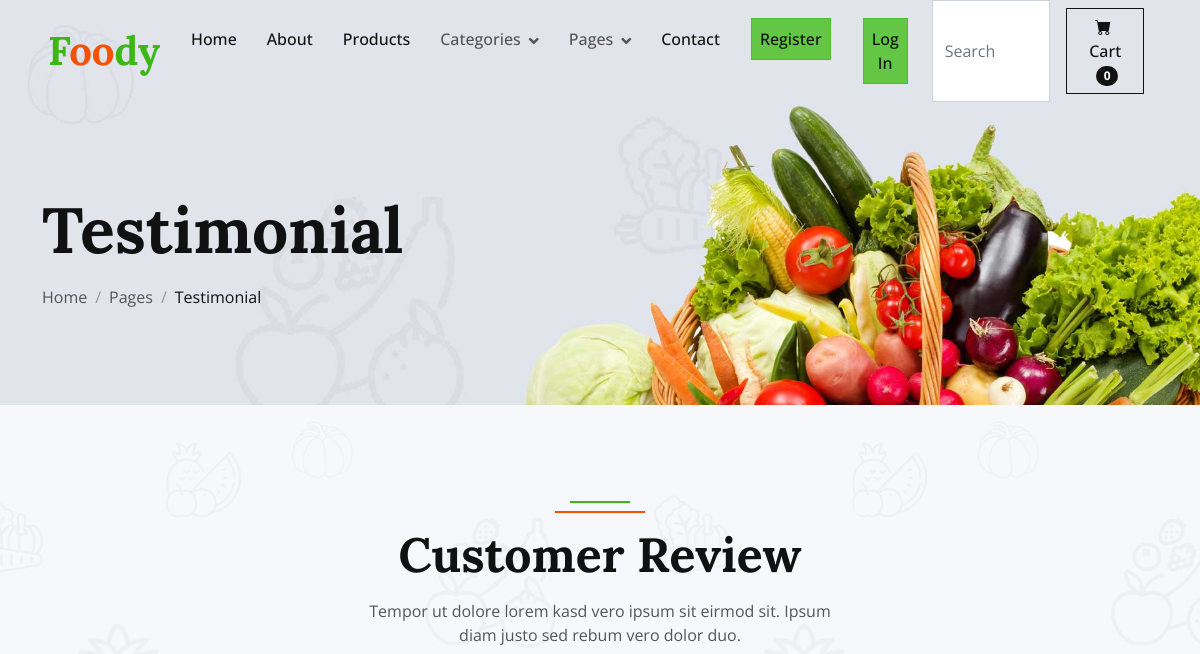
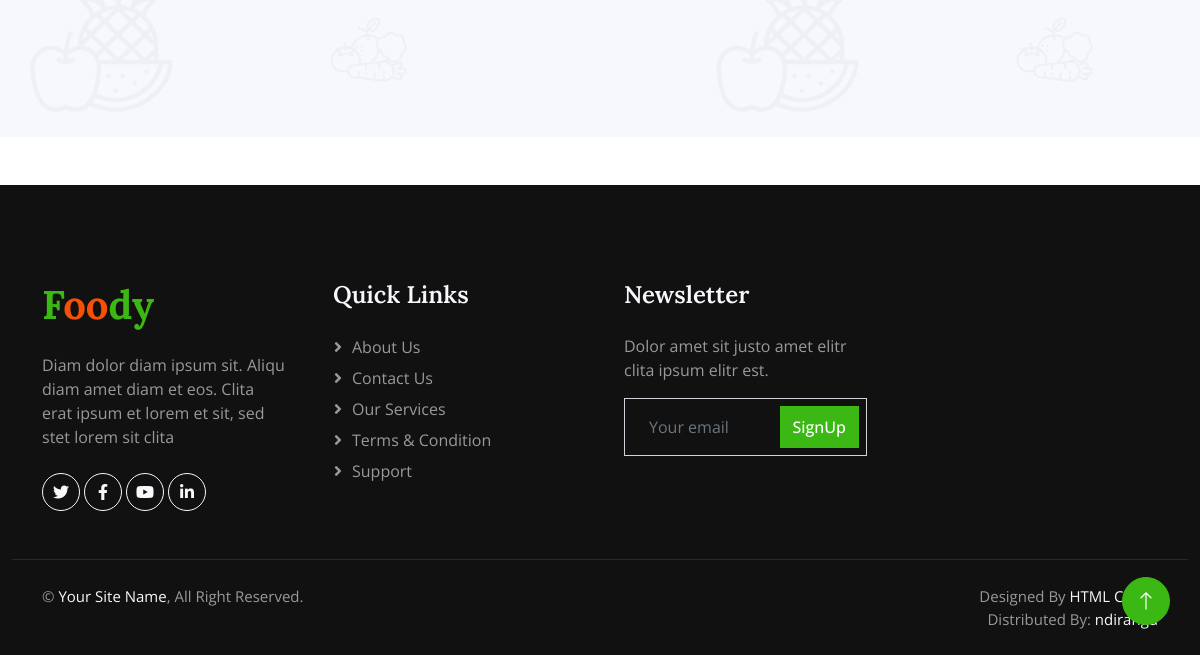
Before: /testimonials/ with the older database file (2 pictures, top to bottom).
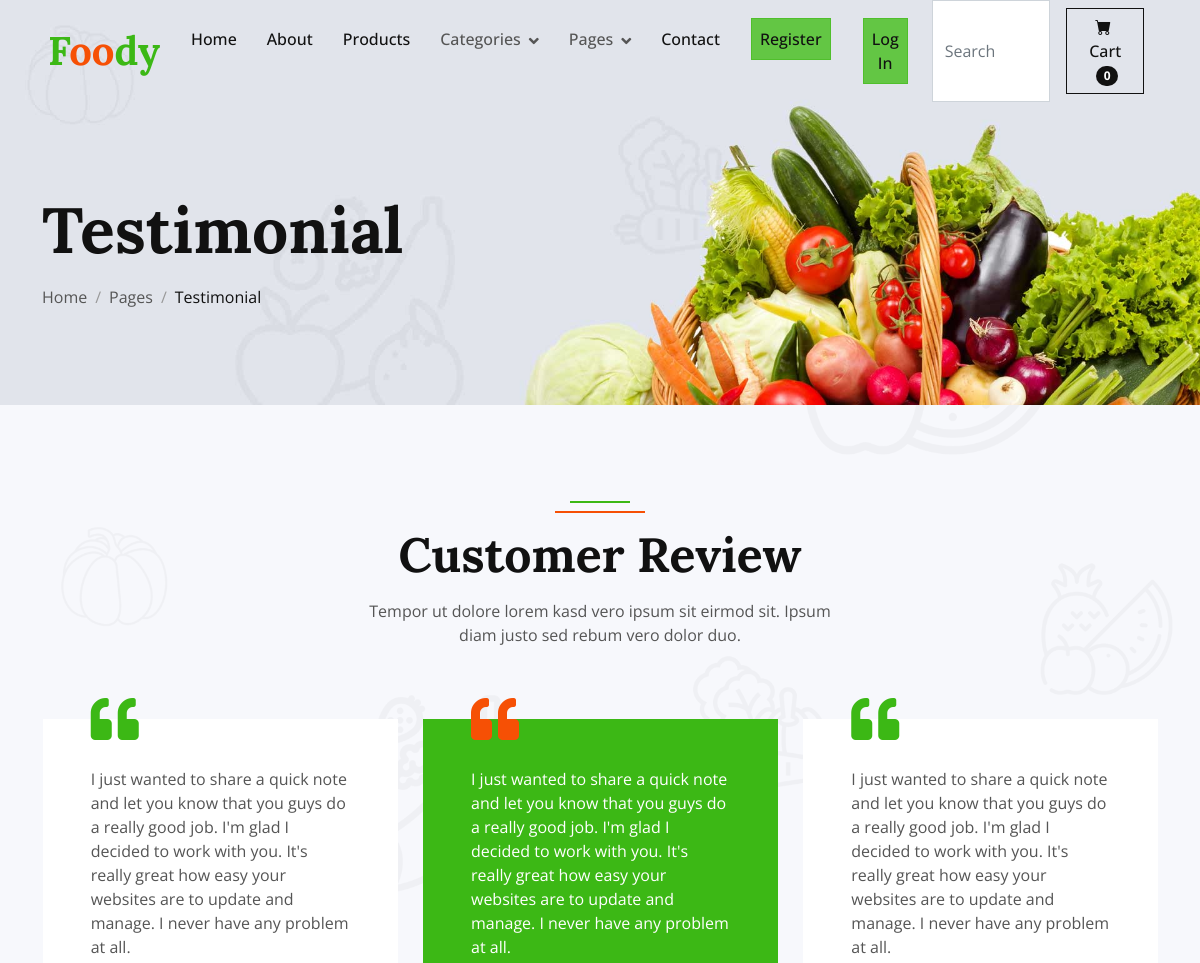
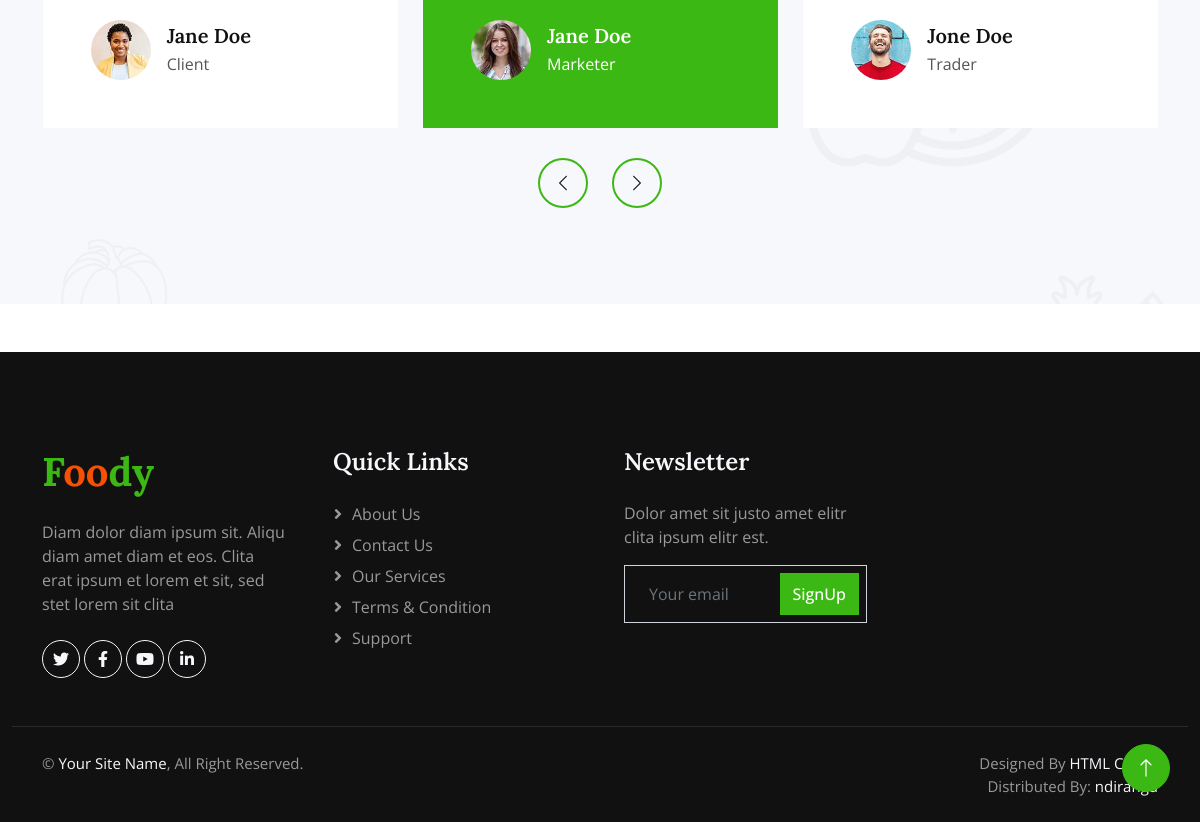
After: the same page with the newer database file (2 pictures, top to bottom).
### Store/models.py (models this page shows, shortened)
class Testimonial(models.Model):
    image = models.ImageField(upload_to='uploads/testimonial', default='uploads/testimonial/testimonial.jpg')
    client_name = models.CharField(blank=False, null=False, max_length=100)
    review = models.CharField(blank=False, null=False, max_length=10000)
    proffession = models.CharField(blank=False, null=True, max_length=10000)

### Store/views.py (the view)
# urls.py: path("testimonials/", views.testimonials, name="testimonials"),
def testimonials(request):
    testimonies = Testimonial.objects.all()
    return render(request, "testimonial.html", {'navbar':'testimonial','testimonies':testimonies})

### Basket/cart.py (called while the page is built)
    def __len__(self):
        return  len(self.cart)

### Basket/context_processor.py (called while the page is built)
def cart(request):
    return {'cart': Cart(request)}

### Store/templates/testimonial.html
{% extends 'layout.html' %}
{% load static %}
{% block body %}
    <div class="container-fluid page-header wow fadeIn" data-wow-delay="0.1s">
        <div class="container">
            <h1 class="display-3 mb-3 animated slideInDown">Testimonial</h1>
            <nav aria-label="breadcrumb animated slideInDown">
                <ol class="breadcrumb mb-0">
                    <li class="breadcrumb-item"><a class="text-body" href="{% url 'Store:home' %}">Home</a></li>
                    <li class="breadcrumb-item"><a class="text-body" href="#">Pages</a></li>
                    <li class="breadcrumb-item text-dark active" aria-current="page">Testimonial</li>
                </ol>
            </nav>
        </div>
    </div>
    <div class="container-fluid bg-light bg-icon py-6">
        <div class="container">
            <div class="section-header text-center mx-auto mb-5 wow fadeInUp" data-wow-delay="0.1s" style="max-width: 500px;">
                <h1 class="display-5 mb-3">Customer Review</h1>
                <p>Tempor ut dolore lorem kasd vero ipsum sit eirmod sit. Ipsum diam justo sed rebum vero dolor duo.</p>
            </div>
            <div class="owl-carousel testimonial-carousel wow fadeInUp" data-wow-delay="0.3s">
                {% for testimony in testimonies %}
                      <div class="testimonial-item position-relative bg-white p-5 mt-4">
                    <i class="fa fa-quote-left fa-3x text-primary position-absolute top-0 start-0 mt-n4 ms-5"></i>
                    <p class="mb-4">{{ testimony.review }}</p>
                    <div class="d-flex align-items-center">
                        <img class="flex-shrink-0 rounded-circle" src="/media/{{ testimony.image }}" alt="">
                        <div class="ms-3">
                            <h5 class="mb-1">{{ testimony.client_name }}</h5>
                            <span>{{ testimony.proffession }}</span>
                        </div>
                    </div>
                </div>
                {% endfor %}
            </div>
        </div>
    </div>
{% endblock %}

Changed rows visible on the page:
added Testimonial: review "I just wanted to share a quick note and let you know that you guys do a really good job. I'm glad I decided to work with you. It's really great how easy your websites are to update and manage. I never have any problem at all.", image (picture), client_name "Jane Doe", proffession "Marketer"
added Testimonial: review "I just wanted to share a quick note and let you know that you guys do a really good job. I'm glad I decided to work with you. It's really great how easy your websites are to update and manage. I never have any problem at all.", image (picture), client_name "Jone Doe", proffession "Trader"
added Testimonial: review "I just wanted to share a quick note and let you know that you guys do a really good job. I'm glad I decided to work with you. It's really great how easy your websites are to update and manage. I never have any problem at all.", image (picture), client_name "Jane Doe", proffession "Client"
